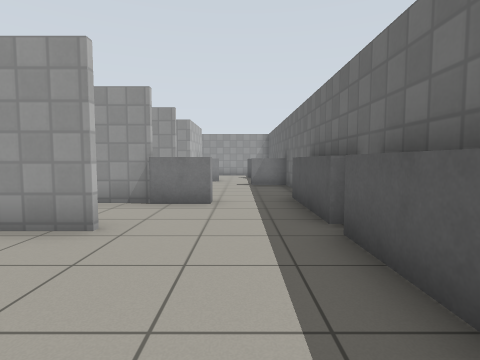
view 1 (above)

16 first-person views from a walk through a Gazebo world. The camera is 0.94 m above the floor, tilts 4° down and sees 80° across. The lines on the ground mark 1 m squares. The floor is counted in squares, 1 m on a side. Each view is taken from the middle of a square. On the plan, view 1 faces up. The plan holds only what a view shows up to about 11 squares ahead; the rest is blank. Gazebo's built-in surfaces are drawn with simple patterns.

view 2
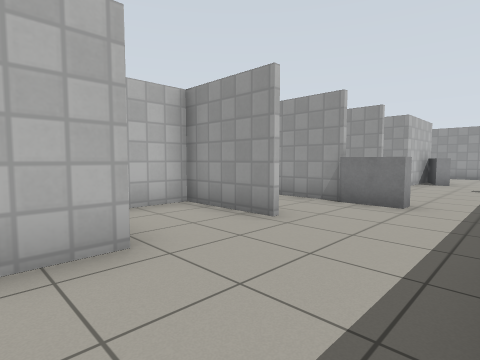

view 3
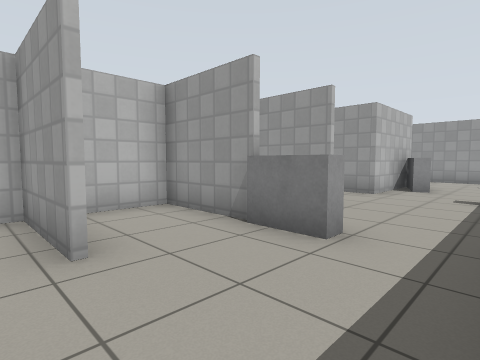

view 4
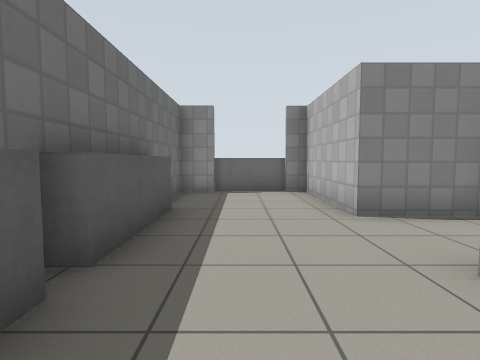

view 5
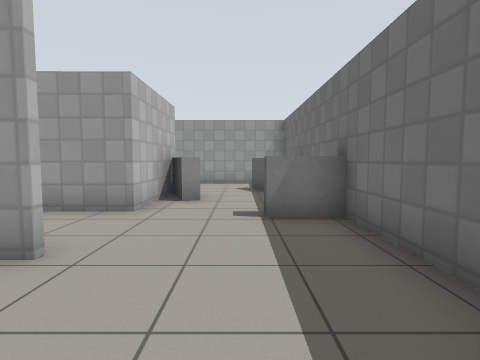

view 6
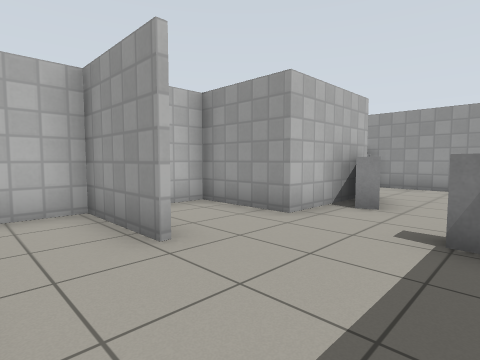

view 7
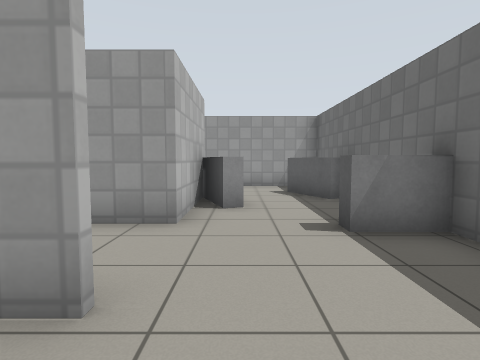

view 8
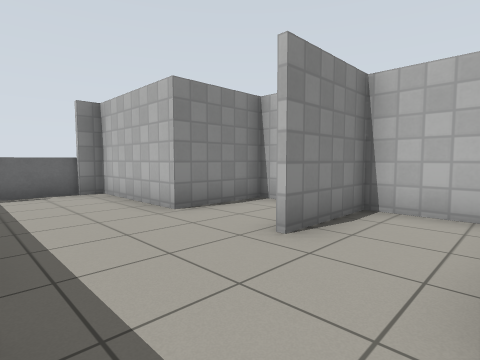

view 9
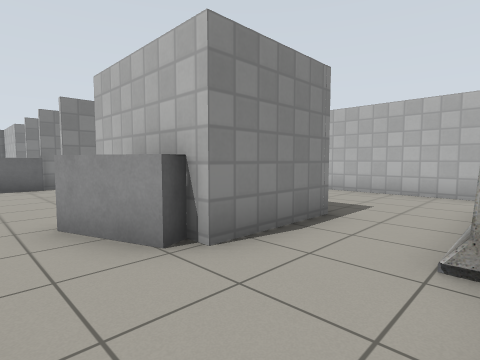

view 10
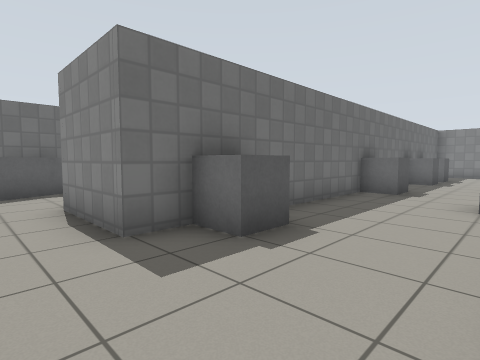

view 11
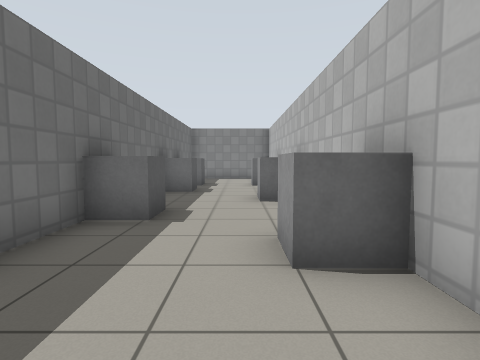

view 12
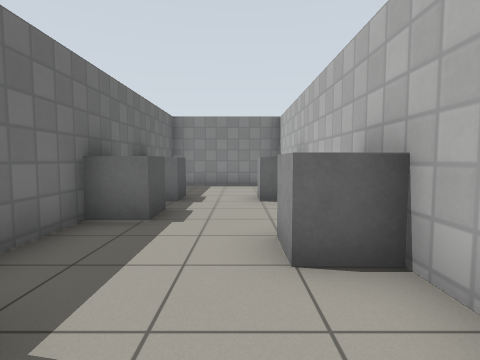

view 13
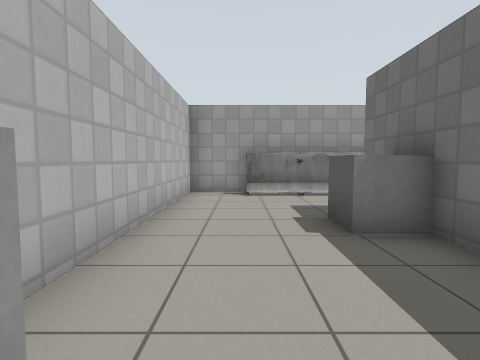

view 14
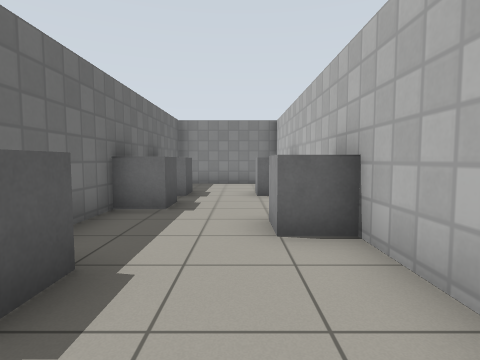

view 15
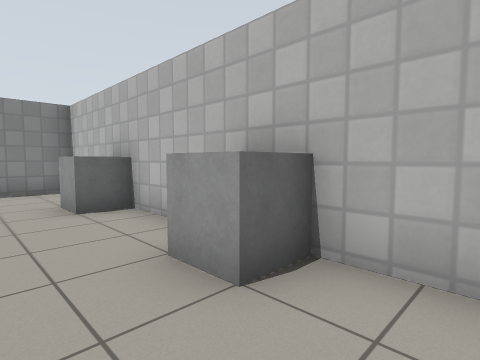

view 16
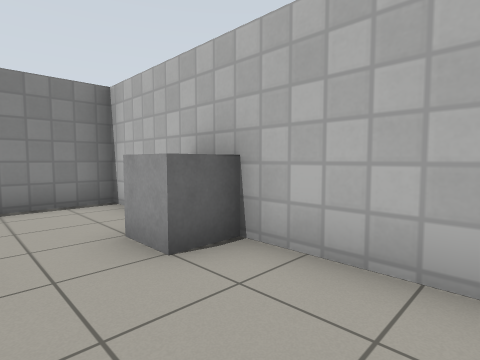

### Floor plan
Points are (right, up) in squares from view 1. A wall is a line through its corners. A room is listed if a view was taken in it or the views show most of it. See-through windows are left out.
Room 1 (views 1, 2, 3, 4, 5, 6, 7, 8)
walls: (-1.9, 6.2) (-4.4, 6.2) (-4.4, 4.5); (-1.9, 3.7) (-4.5, 3.7); (-4.5, 3.9) (-1.9, 3.9); (-2.8, 8.8) (-1.9, 8.8); (-4.4, 2.5) (-4.4, 1.3) (-1.9, 1.3) (-1.9, -2.4) (1.7, -2.4) (1.7, 13.6); (-1.9, 12.9) (-1.9, 11.2) (-4.4, 11.2) (-4.4, 10.3)
low walls: (1.3, 4.1) (1.3, 7.1); (1.3, 0.5) (1.3, 3.6) (1.8, 3.6); (-0.9, 12.6) (-1.3, 12.5)
ways out: opening at (-2, 7.5) to room 2; opening at (0, 13) to room 2
objects: grey box (-1, 6); grey box (1, 11)
Room 2 (views 9, 10, 11, 12, 13, 14, 15, 16)
walls: (-1.9, 8.6) (-4.6, 8.6) (-4.6, 14.6) (-1.9, 14.6) (-1.9, 12.9); (-2.5, 6.4) (-1.9, 6.4); (-4.6, 4.5) (-4.6, 6.6); (-7.6, 17.3) (-8.5, 17.3) (-8.5, -2.4) (-4.6, -2.4) (-4.6, 2.6); (1.7, 13.6) (1.7, 17.3) (-2.2, 17.3)
low walls: (-1.9, 14.2) (-1.5, 14.3) (-0.9, 12.6); (1.2, 13.8) (0.4, 15.5)
ways out: opening at (-2, 7.5) to room 1; opening at (0, 13) to room 1
objects: grey box (-8, 1); grey box (-8, 5); grey box (-8, 9); barrier (-7, 17) to (-3, 17); grey box (-5, 1); grey box (-5, 3) to (-5, 4); grey box (-5, 7) to (-5, 8); grey box (-5, 13)

Where each view was taken, in squares from view 1:
view 1: 0 up, 0 right, facing up
view 2: 0 up, 1 right, facing up-left
view 3: 3 up, 1 right, facing up-left
view 4: 6 up, 0 right, facing down
view 5: 6 up, 0 right, facing up
view 6: 7 up, 1 right, facing up-left
view 7: 7 up, 1 left, facing up
view 8: 6 up, 1 right, facing down-left
view 9: 17 up, 0 right, facing down-left
view 10: 16 up, 8 left, facing down-right
view 11: 12 up, 7 left, facing down
view 12: 8 up, 7 left, facing down
view 13: 9 up, 7 left, facing up
view 14: 9 up, 7 left, facing down
view 15: 7 up, 6 left, facing down-left
view 16: 4 up, 6 left, facing down-left
